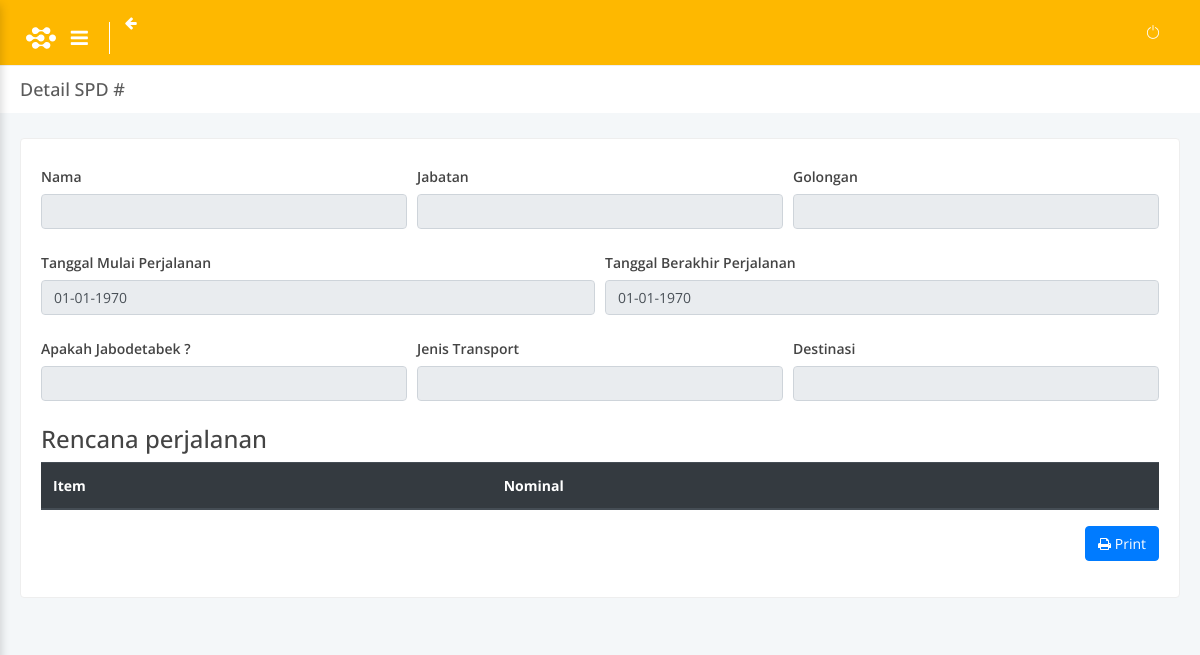
The app's page /spd/detail/SPD20211122001102, older data.
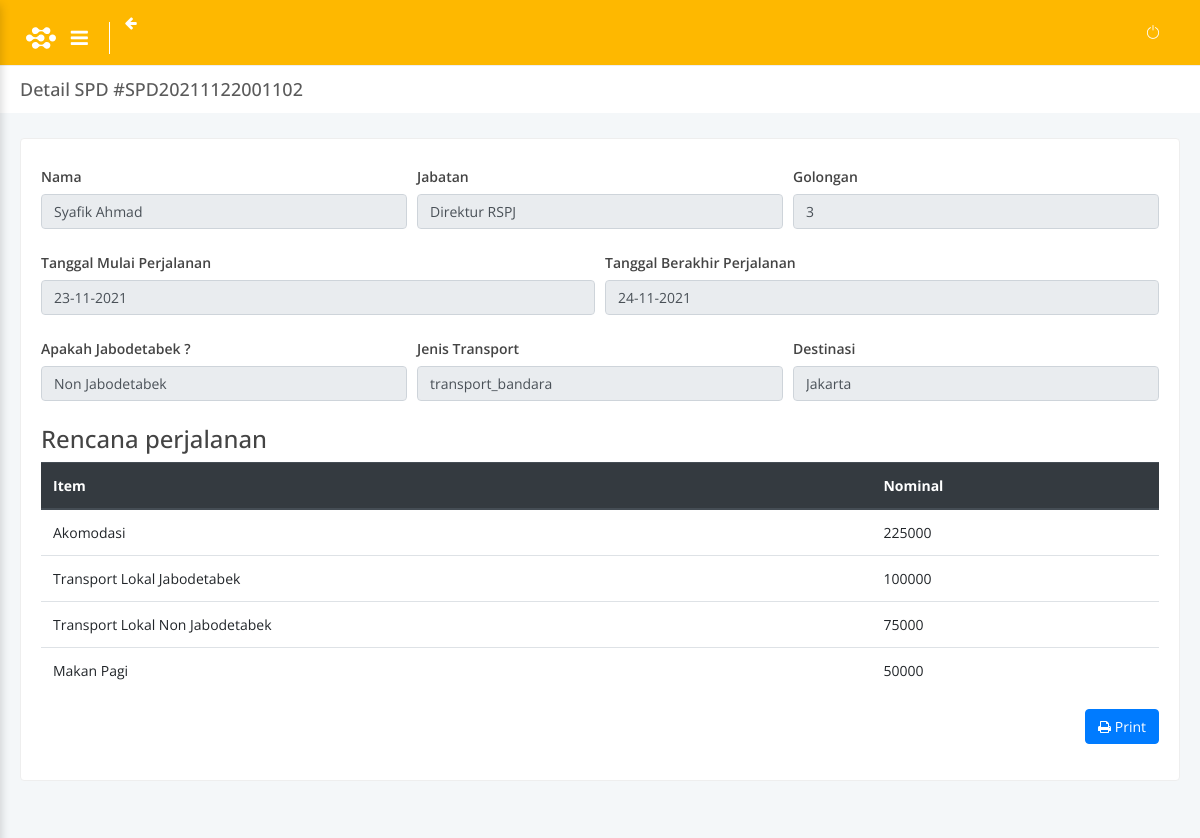
The same page, newer data.
### tables this page shows
CREATE TABLE `rencana_perjalanan` (
  `id` int(11) NOT NULL,
  `id_pekerja` int(11) NOT NULL,
  `kode` varchar(100) NOT NULL,
  `tgl_mulai_perjalanan` datetime NOT NULL,
  `tgl_berakhir_perjalanan` datetime DEFAULT NULL,
  `is_jabodetabek` varchar(100) NOT NULL,
  `jenis_transport` varchar(50) NOT NULL,
  `destinasi` varchar(50) NOT NULL,
  `item` varchar(100) NOT NULL,
  `nominal` int(11) NOT NULL,
  `created_at` datetime NOT NULL,
  `updated_at` timestamp NOT NULL DEFAULT CURRENT_TIMESTAMP ON UPDATE CURRENT_TIMESTAMP
);

CREATE TABLE `master_pekerja` (
  `id` int(11) NOT NULL,
  `fungsi` varchar(50) DEFAULT NULL,
  `nama_jabatan` varchar(100) DEFAULT NULL COMMENT 'wadir: wakil direktur, ka: kepala, pws: pengawas, pnt: penata',
  `kode_jabatan` varchar(50) DEFAULT NULL,
  `bagian` varchar(50) DEFAULT NULL,
  `divisi` varchar(50) DEFAULT NULL,
  `gol_upah` int(11) DEFAULT NULL,
  `tmt_gol_upah` date DEFAULT NULL,
  `lama_gol_upah` int(11) DEFAULT NULL,
  `nopek` varchar(50) DEFAULT NULL,
  `nama_pekerja` varchar(100) DEFAULT NULL,
  `gelar` varchar(50) DEFAULT NULL,
  `jenis_kelamin` varchar(1) DEFAULT NULL,
  `tmt_pwtt` date DEFAULT NULL,
  `jenjang_pendidikan` varchar(20) DEFAULT NULL,
  `status_pekerja` varchar(5) DEFAULT NULL,
  `status_pernikahan` varchar(10) DEFAULT NULL,
  `created_at` datetime NOT NULL,
  `updated_at` timestamp NOT NULL DEFAULT CURRENT_TIMESTAMP ON UPDATE CURRENT_TIMESTAMP
);

### application/libraries/Template.php (called while the page is built)
<?php if (!defined('BASEPATH')) exit('No direct script access allowed');
class Template
{
	var $template_data = array();
	function set($name, $value)
	{
		$this->template_data[$name] = $value;
	}
	function load($template = '', $view = '', $view_data = array(), $return = FALSE)
	{
		$this->CI = &get_instance();
		$this->set('contents', $this->CI->load->view($view, $view_data, TRUE));
		return $this->CI->load->view($template, $this->template_data, $return);
	}
}

### application/controllers/Spd.php (called while the page is built, shortened)
<?php
class Spd extends CI_Controller
{
	public function detail()
	{
		$kode = $this->uri->segment(3);
		$spd = $this->spd_model->get_rencana_perjalanan_by_kode($kode);
		$data['data_spd'] = $spd;
		$this->template->load('templates/contents', 'detail_spd', $data);
	}
}

### index.php (called while the page is built, shortened)
<?php
require_once BASEPATH.'core/CodeIgniter.php';

### application/models/Spd_model.php (called while the page is built, shortened)
<?php
class Spd_model extends CI_Model
{
	function get_rencana_perjalanan_by_kode($kode)
	{
		$this->db->select('rencana_perjalanan.*, master_pekerja.*');
		$this->db->from('rencana_perjalanan');
		$this->db->join('master_pekerja', 'rencana_perjalanan.id_pekerja = master_pekerja.id', 'inner');
		$this->db->where('rencana_perjalanan.kode', $kode);
		$query = $this->db->get();
		return $query->result();
	}
}

### application/views/detail_spd.php (the view, shortened to what this page needs)
<div id="main-content">
    <div class="block-header">
        <div class="row clearfix">
            <div class="col-md-6 col-sm-12">
                <h2>Detail SPD #<?= $data_spd[0]->kode ?></h2>
            </div>
        </div>
    </div>
    <div class="container-fluid">
        <div class="row clearfix">
            <div class="col-lg-12">
                <div class="card">
                    <div class="body">
                        <div class="form-row">
                            <div class="form-group col">
                                <label class="col-form-label">Nama</label>
                                <input type="text" class="form-control" name="nama" id="nama" value="<?= $data_spd[0]->nama_pekerja ?>" readonly>
                            </div>
                            <div class="form-group col">
                                <label class="col-form-label">Jabatan</label>
                                <input type="text" class="form-control" name="jabatan" id="jabatan" value="<?= $data_spd[0]->nama_jabatan ?>" readonly>
                            </div>
                            <div class="form-group col">
                                <label class="col-form-label">Golongan</label>
                                <input type="text" class="form-control" name="gol_upah" id="gol_upah" value="<?= $data_spd[0]->gol_upah ?>" readonly>
                            </div>
                        </div>
                        <div class="form-row">
                            <div class="form-group col">
                                <label class="col-form-label">Tanggal Mulai Perjalanan</label>
                                <input type="text" class="form-control" name="tgl_mulai_perjalanan" id="tgl_mulai_perjalanan" value="<?= date('d-m-Y', strtotime($data_spd[0]->tgl_mulai_perjalanan)) ?>" readonly>
                            </div>
                            <div class="form-group col">
                                <label class="col-form-label">Tanggal Berakhir Perjalanan</label>
                                <input type="text" class="form-control" name="tgl_berakhir_perjalanan" id="tgl_berakhir_perjalanan" value="<?= date('d-m-Y', strtotime($data_spd[0]->tgl_berakhir_perjalanan)) ?>" readonly>
                            </div>
                        </div>
                        <div class="form-row">
                            <div class="form-group col">
                                <label class="col-form-label">Apakah Jabodetabek ?</label>
                                <input type="text" class="form-control" value="<?= $data_spd[0]->is_jabodetabek ?>" readonly>
                            </div>
                            <div class="form-group col">
                                <label class="col-form-label">Jenis Transport</label>
                                <input type="text" class="form-control" value="<?= $data_spd[0]->jenis_transport ?>" readonly>
                            </div>
                            <div class="form-group col">
                                <label class="col-form-label">Destinasi</label>
                                <input type="text" class="form-control" value="<?= $data_spd[0]->destinasi ?>" readonly>
                            </div>
                        </div>
                        <div class="table-responsive mt-2">
                            <h4>Rencana perjalanan</h4>
                            <table id="table" class="table">
                                <thead class="thead-dark">
                                    <tr>
                                        <th>Item</th>
                                        <th>Nominal</th>
                                    </tr>
                                </thead>
                                <tbody id="bodyTable2">
                                    <?php foreach ($data_spd as $ds) { ?>
                                        <tr>
                                            <td><?= $ds->item ?></td>
                                            <td><?= $ds->nominal ?></td>
                                        </tr>
                                    <?php } ?>
                                </tbody>
                            </table>
                        </div>
                        <div class="form-group align-right">
                            <button onclick="window.print()" class="btn btn-primary"><i class="fa fa-print"></i> Print</button>
                        </div>
                    </div>
                </div>
            </div>
        </div>
    </div>
</div>

### application/views/templates/header.php (shortened to what this page needs)
<!doctype html>
<html lang="en">
<head>
    <link rel="stylesheet" href="<?php echo base_url(); ?>assets/vendor/bootstrap/css/bootstrap.min.css">
    <link rel="stylesheet" href="<?php echo base_url(); ?>assets/vendor/font-awesome/css/font-awesome.min.css">
    <link rel="stylesheet" href="<?php echo base_url(); ?>assets/vendor/charts-c3/plugin.css" />
    <link rel="stylesheet" href="<?php echo base_url(); ?>assets/vendor/bootstrap-progressbar/css/bootstrap-progressbar-3.3.4.min.css">
    <link rel="stylesheet" href="<?php echo base_url(); ?>assets/vendor/chartist/css/chartist.min.css">
    <link rel="stylesheet" href="<?php echo base_url(); ?>assets/vendor/chartist-plugin-tooltip/chartist-plugin-tooltip.css">
    <link rel="stylesheet" href="<?php echo base_url(); ?>assets/vendor/bootstrap-multiselect/bootstrap-multiselect.css">
    <link rel="stylesheet" href="<?php echo base_url(); ?>assets/vendor/bootstrap-datepicker/css/bootstrap-datepicker3.min.css">
    <link rel="stylesheet" href="<?php echo base_url(); ?>assets/vendor/bootstrap-colorpicker/css/bootstrap-colorpicker.css" />
    <link rel="stylesheet" href="<?php echo base_url(); ?>assets/vendor/multi-select/css/multi-select.css">
    <link rel="stylesheet" href="<?php echo base_url(); ?>assets/vendor/bootstrap-tagsinput/bootstrap-tagsinput.css">
    <link rel="stylesheet" href="<?php echo base_url(); ?>assets/vendor/nouislider/nouislider.min.css" />
    <link rel="stylesheet" href="<?php echo base_url(); ?>assets/vendor/jquery-datatable/dataTables.bootstrap4.min.css">
    <link rel="stylesheet" href="<?php echo base_url(); ?>assets/vendor/jquery-datatable/fixedeader/dataTables.fixedcolumns.bootstrap4.min.css">
    <link rel="stylesheet" href="<?php echo base_url(); ?>assets/vendor/jquery-datatable/fixedeader/dataTables.fixedheader.bootstrap4.min.css">
    <link rel="stylesheet" href="<?php echo base_url(); ?>assets/vendor/sweetalert/sweetalert.css" />
    <link rel="stylesheet" href="<?php echo base_url(); ?>assets/css/main.css">
    <link rel="stylesheet" href="<?php echo base_url(); ?>assets/css/color_skins.css">
</head>
<body class="theme-orange">
    <div id="wrapper">

### application/views/templates/bar.php (shortened to what this page needs)
<nav class="navbar navbar-fixed-top">
    <div class="container-fluid">
        <div class="navbar-left">
            <div class="navbar-btn">
                <a href="index.html"><img src="<?php echo base_url(); ?>assets/images/icon-light.svg" alt="HexaBit Logo" class="img-fluid logo"></a>
                <button type="button" class="btn-toggle-offcanvas"><i class="lnr lnr-menu fa fa-bars"></i></button>
            </div>
            <a href="javascript:void(0);" class="icon-menu btn-toggle-fullwidth"><i class="fa fa-arrow-left"></i></a>
        </div>
        <div class="navbar-right">
            <div id="navbar-menu">
                <ul class="nav navbar-nav">
                    <li><a href="<?= base_url('dashboard/destroy'); ?>" class="icon-menu"><i class="icon-power"></i></a></li>
                </ul>
            </div>
        </div>
    </div>
</nav>

### application/views/templates/contents.php
<?php
include('header.php');
include('bar.php');
echo $contents;
include('footer.php');
?>

### application/views/templates/footer.php (shortened to what this page needs)
</div>
</body>
</html>

### assets/css/color_skins.css (style rules this page uses)
.theme-orange .navbar-fixed-top { background:#feb800 }
.theme-orange .navbar-fixed-top .icon-menu i { color:#fff }

Row changes from the older to the newer data that the page shows:
added rencana_perjalanan: kode "SPD20211122001102", tgl_mulai_perjalanan "23-11-2021", tgl_berakhir_perjalanan "24-11-2021", is_jabodetabek "Non Jabodetabek", jenis_transport "transport_bandara", destinasi "Jakarta", item "Akomodasi", nominal "225000"
now on this page (row unchanged): master_pekerja: nama "Syafik Ahmad", jabatan "Direktur RSPJ", gol_upah "3"
added rencana_perjalanan: item "Transport Lokal Jabodetabek", nominal "100000"
added rencana_perjalanan: item "Transport Lokal Non Jabodetabek", nominal "75000"
added rencana_perjalanan: item "Makan Pagi", nominal "50000"
Text that changed along with them:
form field tgl_mulai_perjalanan: "01-01-1970" → (not shown)
form field tgl_berakhir_perjalanan: "01-01-1970" → (not shown)
